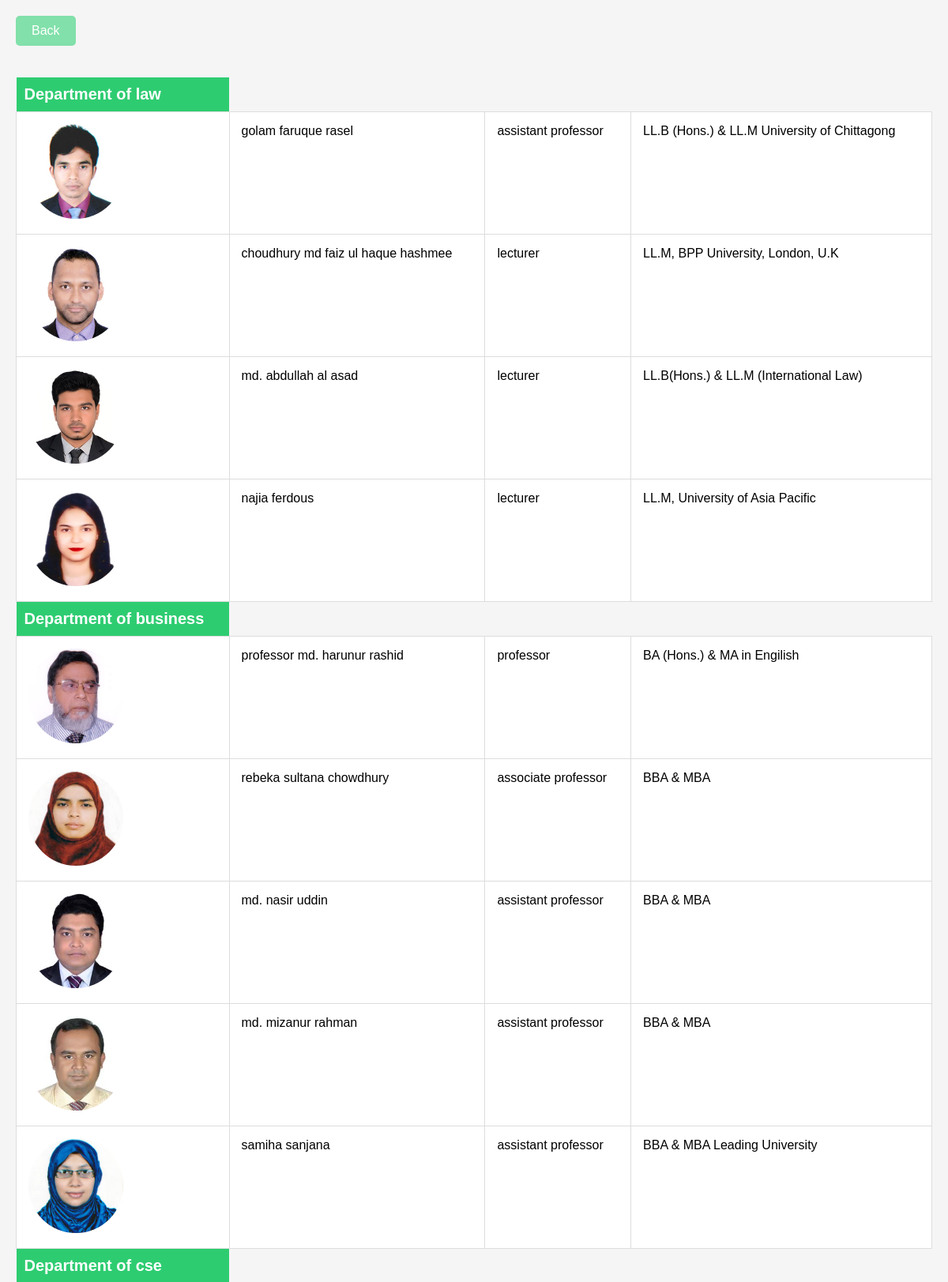
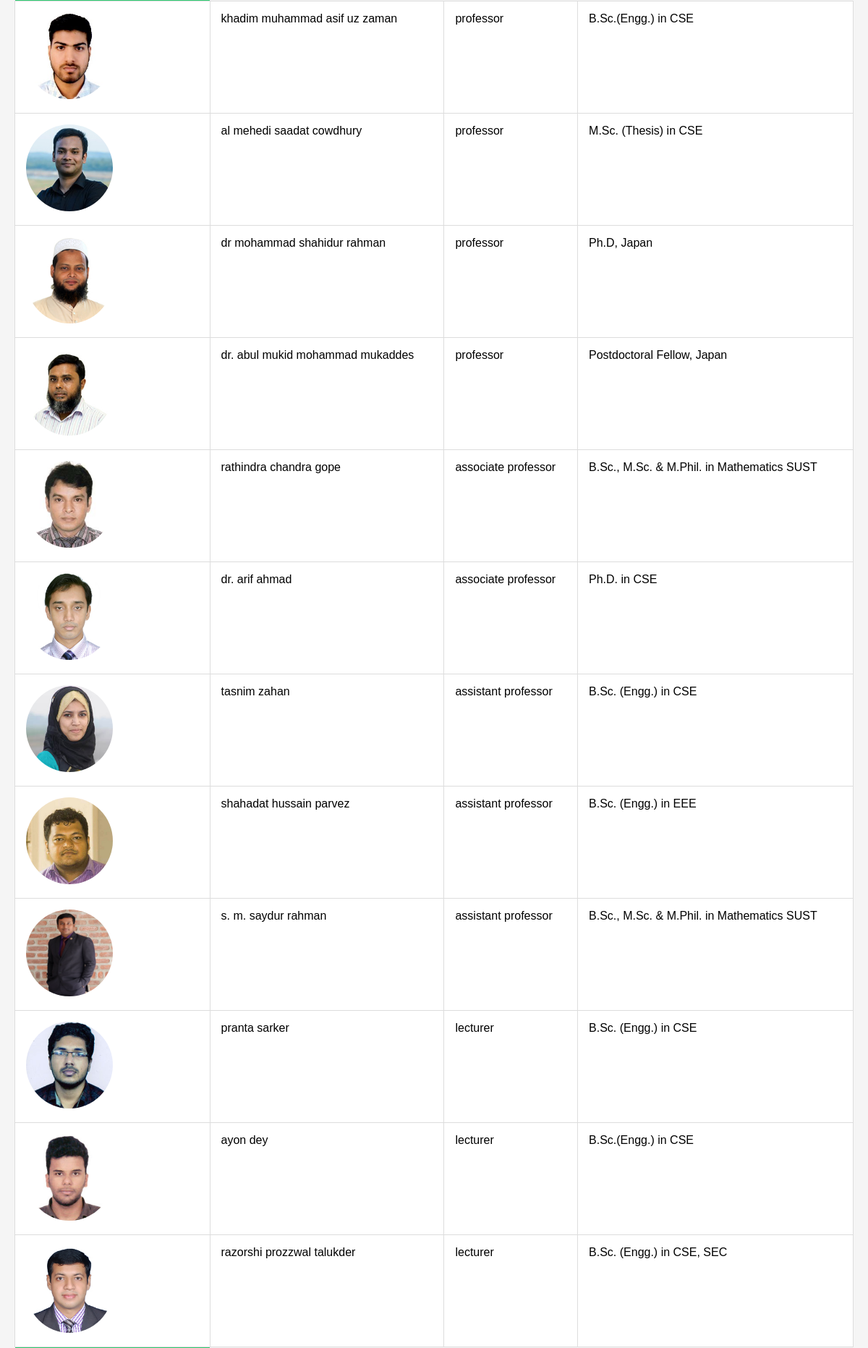
The page /faculty.php (upper part) on the database its author committed (2 pictures, top to bottom).
### tables this page shows
CREATE TABLE `dept` (
  `dept_id` int(100) NOT NULL,
  `dept_name` varchar(100) NOT NULL,
  `dept_status` int(100) NOT NULL
);

CREATE TABLE `teacher` (
  `t_id` int(100) NOT NULL,
  `t_name` varchar(100) NOT NULL,
  `photo` varchar(100) NOT NULL,
  `dept_id` int(100) NOT NULL,
  `designation` varchar(100) NOT NULL,
  `qualification` varchar(100) NOT NULL,
  `address` varchar(100) NOT NULL,
  `phone_number` varchar(100) NOT NULL,
  `email` varchar(100) NOT NULL,
  `password` varchar(100) NOT NULL,
  `login` int(11) NOT NULL,
  `registration` int(11) NOT NULL,
  `approve` int(100) NOT NULL
);

### faculty.php (the view, shortened to what this page needs)
<!DOCTYPE html>
<html>
<head>
	<link rel="stylesheet" href="faculty-style.css">
</head>
<?php
require('connect.php');
?>
<body>
<a href="index.php"> Back </a>
<table class="faculty_table-style">
<?php
	$sql = "SELECT * FROM dept";
	$sql_query = mysqli_query($con, $sql);
	while($row=mysqli_fetch_assoc($sql_query))
	{
		$dept_id = $row['dept_id'];
		echo "<tr><th>Department of " . $row['dept_name'] . "</th></tr>";
		$sql2 = "SELECT * FROM teacher WHERE dept_id=$dept_id AND designation='professor'";
		$sql_query2 = mysqli_query($con, $sql2);
		while($row2 = mysqli_fetch_assoc($sql_query2))
		{
			echo "<tr><td><img src='teacher_images/" . $row2['photo'] . "' width='120px' height='120px'></td><td>" . $row2["t_name"] . "</td><td>" . $row2["designation"] . "</td><td>" . $row2["qualification"] . "</td></tr>";
		}
		$sql2 = "SELECT * FROM teacher WHERE dept_id=$dept_id AND designation='associate professor'";
		$sql_query2 = mysqli_query($con, $sql2);
		while($row2 = mysqli_fetch_assoc($sql_query2))
		{
			echo "<tr><td><img src='teacher_images/" . $row2['photo'] . "' width='120px' height='120px'></td><td>" . $row2["t_name"] . "</td><td>" . $row2["designation"] . "</td><td>" . $row2["qualification"] . "</td></tr>";
		}
		$sql2 = "SELECT * FROM teacher WHERE dept_id=$dept_id AND designation='assistant professor'";
		$sql_query2 = mysqli_query($con, $sql2);
		while($row2 = mysqli_fetch_assoc($sql_query2))
		{
			echo "<tr><td><img src='teacher_images/" . $row2['photo'] . "' width='120px' height='120px'></td><td>" . $row2["t_name"] . "</td><td>" . $row2["designation"] . "</td><td>" . $row2["qualification"] . "</td></tr>";
		}
		$sql2 = "SELECT * FROM teacher WHERE dept_id=$dept_id AND designation='lecturer'";
		$sql_query2 = mysqli_query($con, $sql2);
		while($row2 = mysqli_fetch_assoc($sql_query2))
		{
			echo "<tr><td><img src='teacher_images/" . $row2['photo'] . "' width='120px' height='120px'></td><td>" . $row2["t_name"] . "</td><td>" . $row2["designation"] . "</td><td>" . $row2["qualification"] . "</td></tr>";
		}
	}
?>
</table>
</body>
</html>

### faculty-style.css (style rules this page uses)
body { font-family: Arial, sans-serif; margin: 0; padding: 20px; background-color: #f5f5f5; }
a { display: inline-block; margin-bottom: 20px; padding: 10px 20px; background-color: #82E0AA; color: white; text-decoration: none; border-radius: 5px; transition: background-color 0.3s ease; }
.faculty_table-style { width: 100%; border-collapse: collapse; margin: 20px 0; }
.faculty_table-style th { text-align: left; padding: 10px; background-color: #2ECC71; color: white; font-size: 20px; }
.faculty_table-style td { padding: 15px; vertical-align: top; border: 1px solid #ddd; background-color: white; }
.faculty_table-style img { border-radius: 50%; margin-right: 10px; }

### rows shown on the page
dept: dept_name "law"
teacher: photo (picture), t_name "golam faruque rasel", designation "assistant professor", qualification "LL.B (Hons.) & LL.M University of Chittagong"
teacher: photo (picture), t_name "choudhury md faiz ul haque hashmee", designation "lecturer", qualification "LL.M, BPP University, London, U.K"
teacher: photo (picture), t_name "md. abdullah al asad", designation "lecturer", qualification "LL.B(Hons.) & LL.M (International Law)"
teacher: photo (picture), t_name "najia ferdous", designation "lecturer", qualification "LL.M, University of Asia Pacific"
dept: dept_name "business"
teacher: photo (picture), t_name "professor md. harunur rashid", designation "professor", qualification "BA (Hons.) & MA in Engilish"
teacher: photo (picture), t_name "rebeka sultana chowdhury", designation "associate professor", qualification "BBA & MBA"
teacher: photo (picture), t_name "md. nasir uddin", designation "assistant professor", qualification "BBA & MBA"
teacher: photo (picture), t_name "md. mizanur rahman", designation "assistant professor", qualification "BBA & MBA"
teacher: photo (picture), t_name "samiha sanjana", designation "assistant professor", qualification "BBA & MBA Leading University"
dept: dept_name "cse"
teacher: photo (picture), t_name "khadim muhammad asif uz zaman", designation "professor", qualification "B.Sc.(Engg.) in CSE"
teacher: photo (picture), t_name "al mehedi saadat cowdhury", designation "professor", qualification "M.Sc. (Thesis) in CSE"
teacher: photo (picture), t_name "dr mohammad shahidur rahman", designation "professor", qualification "Ph.D, Japan"
teacher: photo (picture), t_name "dr. abul mukid mohammad mukaddes", designation "professor", qualification "Postdoctoral Fellow, Japan"
teacher: photo (picture), t_name "rathindra chandra gope", designation "associate professor", qualification "B.Sc., M.Sc. & M.Phil. in Mathematics SUST"
teacher: photo (picture), t_name "dr. arif ahmad", designation "associate professor", qualification "Ph.D. in CSE"
teacher: photo (picture), t_name "tasnim zahan", designation "assistant professor", qualification "B.Sc. (Engg.) in CSE"
teacher: photo (picture), t_name "shahadat hussain parvez", designation "assistant professor", qualification "B.Sc. (Engg.) in EEE"
teacher: photo (picture), t_name "s. m. saydur rahman", designation "assistant professor", qualification "B.Sc., M.Sc. & M.Phil. in Mathematics SUST"
teacher: photo (picture), t_name "pranta sarker", designation "lecturer", qualification "B.Sc. (Engg.) in CSE"
teacher: photo (picture), t_name "ayon dey", designation "lecturer", qualification "B.Sc.(Engg.) in CSE"
teacher: photo (picture), t_name "razorshi prozzwal talukder", designation "lecturer", qualification "B.Sc. (Engg.) in CSE, SEC"
